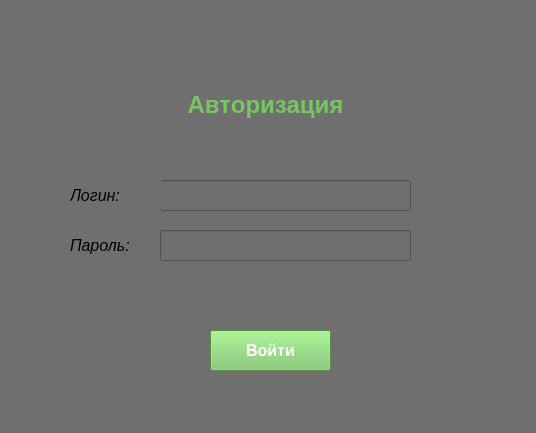
<?xml version="1.0" encoding="UTF-8"?>
<ui version="4.0">
 <class>MainWindow</class>
 <widget class="QMainWindow" name="MainWindow">
  <property name="geometry">
   <rect>
    <x>0</x>
    <y>0</y>
    <width>536</width>
    <height>433</height>
   </rect>
  </property>
  <property name="windowTitle">
   <string>Authorisation</string>
  </property>
  <property name="styleSheet">
   <string notr="true">background-color: rgb(111, 111, 111);</string>
  </property>
  <widget class="QWidget" name="centralwidget">
   <widget class="QPushButton" name="AutoButton">
    <property name="geometry">
     <rect>
      <x>210</x>
      <y>330</y>
      <width>121</width>
      <height>41</height>
     </rect>
    </property>
    <property name="palette">
     <palette>
      <active>
       <colorrole role="Button">
        <brush brushstyle="SolidPattern">
         <color alpha="255">
          <red>121</red>
          <green>197</green>
          <blue>100</blue>
         </color>
        </brush>
       </colorrole>
       <colorrole role="Text">
        <brush brushstyle="SolidPattern">
         <color alpha="255">
          <red>255</red>
          <green>255</green>
          <blue>255</blue>
         </color>
        </brush>
       </colorrole>
       <colorrole role="ButtonText">
        <brush brushstyle="SolidPattern">
         <color alpha="255">
          <red>255</red>
          <green>255</green>
          <blue>255</blue>
         </color>
        </brush>
       </colorrole>
       <colorrole role="Base">
        <brush brushstyle="SolidPattern">
         <color alpha="255">
          <red>121</red>
          <green>197</green>
          <blue>100</blue>
         </color>
        </brush>
       </colorrole>
       <colorrole role="Window">
        <brush brushstyle="SolidPattern">
         <color alpha="255">
          <red>121</red>
          <green>197</green>
          <blue>100</blue>
         </color>
        </brush>
       </colorrole>
      </active>
      <inactive>
       <colorrole role="Button">
        <brush brushstyle="SolidPattern">
         <color alpha="255">
          <red>121</red>
          <green>197</green>
          <blue>100</blue>
         </color>
        </brush>
       </colorrole>
       <colorrole role="Text">
        <brush brushstyle="SolidPattern">
         <color alpha="255">
          <red>255</red>
          <green>255</green>
          <blue>255</blue>
         </color>
        </brush>
       </colorrole>
       <colorrole role="ButtonText">
        <brush brushstyle="SolidPattern">
         <color alpha="255">
          <red>255</red>
          <green>255</green>
          <blue>255</blue>
         </color>
        </brush>
       </colorrole>
       <colorrole role="Base">
        <brush brushstyle="SolidPattern">
         <color alpha="255">
          <red>121</red>
          <green>197</green>
          <blue>100</blue>
         </color>
        </brush>
       </colorrole>
       <colorrole role="Window">
        <brush brushstyle="SolidPattern">
         <color alpha="255">
          <red>121</red>
          <green>197</green>
          <blue>100</blue>
         </color>
        </brush>
       </colorrole>
      </inactive>
      <disabled>
       <colorrole role="Button">
        <brush brushstyle="SolidPattern">
         <color alpha="255">
          <red>121</red>
          <green>197</green>
          <blue>100</blue>
         </color>
        </brush>
       </colorrole>
       <colorrole role="Text">
        <brush brushstyle="SolidPattern">
         <color alpha="255">
          <red>120</red>
          <green>120</green>
          <blue>120</blue>
         </color>
        </brush>
       </colorrole>
       <colorrole role="ButtonText">
        <brush brushstyle="SolidPattern">
         <color alpha="255">
          <red>120</red>
          <green>120</green>
          <blue>120</blue>
         </color>
        </brush>
       </colorrole>
       <colorrole role="Base">
        <brush brushstyle="SolidPattern">
         <color alpha="255">
          <red>121</red>
          <green>197</green>
          <blue>100</blue>
         </color>
        </brush>
       </colorrole>
       <colorrole role="Window">
        <brush brushstyle="SolidPattern">
         <color alpha="255">
          <red>121</red>
          <green>197</green>
          <blue>100</blue>
         </color>
        </brush>
       </colorrole>
      </disabled>
     </palette>
    </property>
    <property name="font">
     <font>
      <family>MS Shell Dlg 2</family>
      <pointsize>12</pointsize>
      <weight>75</weight>
      <bold>true</bold>
     </font>
    </property>
    <property name="styleSheet">
     <string notr="true">background-color: rgb(121, 197, 100);</string>
    </property>
    <property name="text">
     <string>Войти</string>
    </property>
   </widget>
   <widget class="QLabel" name="Autolabel">
    <property name="geometry">
     <rect>
      <x>180</x>
      <y>80</y>
      <width>171</width>
      <height>51</height>
     </rect>
    </property>
    <property name="text">
     <string>&lt;html&gt;&lt;head/&gt;&lt;body&gt;&lt;p align=&quot;center&quot;&gt;&lt;span style=&quot; font-size:18pt; font-weight:600; color:#79c564;&quot;&gt;Авторизация&lt;/span&gt;&lt;/p&gt;&lt;/body&gt;&lt;/html&gt;</string>
    </property>
   </widget>
   <widget class="QLineEdit" name="lineEdit">
    <property name="geometry">
     <rect>
      <x>160</x>
      <y>180</y>
      <width>251</width>
      <height>31</height>
     </rect>
    </property>
   </widget>
   <widget class="QLabel" name="Autolabel_2">
    <property name="geometry">
     <rect>
      <x>70</x>
      <y>180</y>
      <width>91</width>
      <height>31</height>
     </rect>
    </property>
    <property name="text">
     <string>&lt;html&gt;&lt;head/&gt;&lt;body&gt;&lt;p&gt;&lt;span style=&quot; font-size:12pt; font-style:italic;&quot;&gt;Логин:&lt;/span&gt;&lt;/p&gt;&lt;/body&gt;&lt;/html&gt;</string>
    </property>
   </widget>
   <widget class="QLabel" name="Autolabel_3">
    <property name="geometry">
     <rect>
      <x>70</x>
      <y>230</y>
      <width>91</width>
      <height>31</height>
     </rect>
    </property>
    <property name="text">
     <string>&lt;html&gt;&lt;head/&gt;&lt;body&gt;&lt;p&gt;&lt;span style=&quot; font-size:12pt; font-style:italic;&quot;&gt;Пароль:&lt;/span&gt;&lt;/p&gt;&lt;/body&gt;&lt;/html&gt;</string>
    </property>
   </widget>
   <widget class="QLineEdit" name="lineEdit_2">
    <property name="geometry">
     <rect>
      <x>160</x>
      <y>230</y>
      <width>251</width>
      <height>31</height>
     </rect>
    </property>
   </widget>
  </widget>
  <widget class="QStatusBar" name="statusbar"/>
 </widget>
 <resources/>
 <connections/>
</ui>
